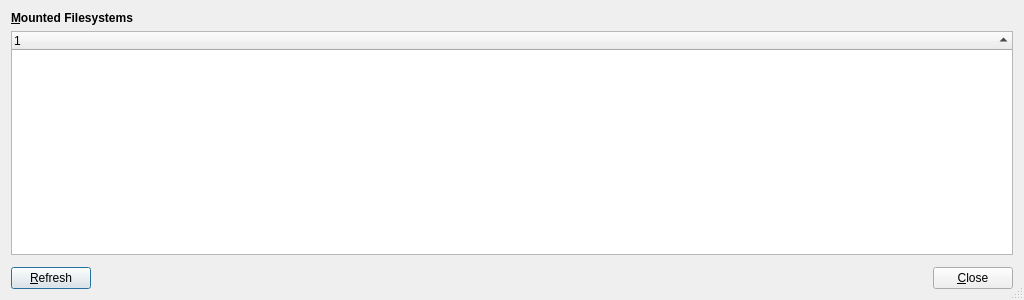
<?xml version="1.0" encoding="UTF-8"?>
<ui version="4.0">
 <class>FilesystemsWindow</class>
 <widget class="QDialog" name="FilesystemsWindow">
  <property name="geometry">
   <rect>
    <x>0</x>
    <y>0</y>
    <width>1024</width>
    <height>300</height>
   </rect>
  </property>
  <property name="windowTitle">
   <string>Filesystems</string>
  </property>
  <property name="sizeGripEnabled">
   <bool>true</bool>
  </property>
  <layout class="QVBoxLayout" name="verticalLayout">
   <property name="spacing">
    <number>6</number>
   </property>
   <item>
    <widget class="QLabel" name="heading">
     <property name="font">
      <font>
       <weight>75</weight>
       <bold>true</bold>
      </font>
     </property>
     <property name="text">
      <string>&amp;Mounted Filesystems</string>
     </property>
     <property name="buddy">
      <cstring>fsTree</cstring>
     </property>
    </widget>
   </item>
   <item>
    <widget class="QTreeWidget" name="fsTree">
     <property name="indentation">
      <number>5</number>
     </property>
     <property name="rootIsDecorated">
      <bool>true</bool>
     </property>
     <property name="sortingEnabled">
      <bool>true</bool>
     </property>
     <attribute name="headerStretchLastSection">
      <bool>true</bool>
     </attribute>
     <column>
      <property name="text">
       <string notr="true">1</string>
      </property>
     </column>
    </widget>
   </item>
   <item>
    <widget class="QDirStat::MessagePanel" name="messagePanel" native="true">
     <property name="sizePolicy">
      <sizepolicy hsizetype="MinimumExpanding" vsizetype="Fixed">
       <horstretch>0</horstretch>
       <verstretch>0</verstretch>
      </sizepolicy>
     </property>
    </widget>
   </item>
   <item>
    <layout class="QHBoxLayout" name="buttonsLayout">
     <property name="topMargin">
      <number>0</number>
     </property>
     <item>
      <widget class="QPushButton" name="refreshButton">
       <property name="text">
        <string>&amp;Refresh</string>
       </property>
      </widget>
     </item>
     <item>
      <spacer name="horizontalSpacer">
       <property name="orientation">
        <enum>Qt::Horizontal</enum>
       </property>
       <property name="sizeHint" stdset="0">
        <size>
         <width>40</width>
         <height>20</height>
        </size>
       </property>
      </spacer>
     </item>
     <item>
      <widget class="QPushButton" name="closeButton">
       <property name="sizePolicy">
        <sizepolicy hsizetype="Preferred" vsizetype="Fixed">
         <horstretch>0</horstretch>
         <verstretch>0</verstretch>
        </sizepolicy>
       </property>
       <property name="text">
        <string>&amp;Close</string>
       </property>
      </widget>
     </item>
    </layout>
   </item>
  </layout>
 </widget>
 <customwidgets>
  <customwidget>
   <class>QDirStat::MessagePanel</class>
   <extends>QWidget</extends>
   <header>MessagePanel.h</header>
   <container>1</container>
  </customwidget>
 </customwidgets>
 <resources/>
 <connections>
  <connection>
   <sender>closeButton</sender>
   <signal>clicked()</signal>
   <receiver>FilesystemsWindow</receiver>
   <slot>reject()</slot>
   <hints>
    <hint type="sourcelabel">
     <x>349</x>
     <y>277</y>
    </hint>
    <hint type="destinationlabel">
     <x>199</x>
     <y>149</y>
    </hint>
   </hints>
  </connection>
 </connections>
</ui>
